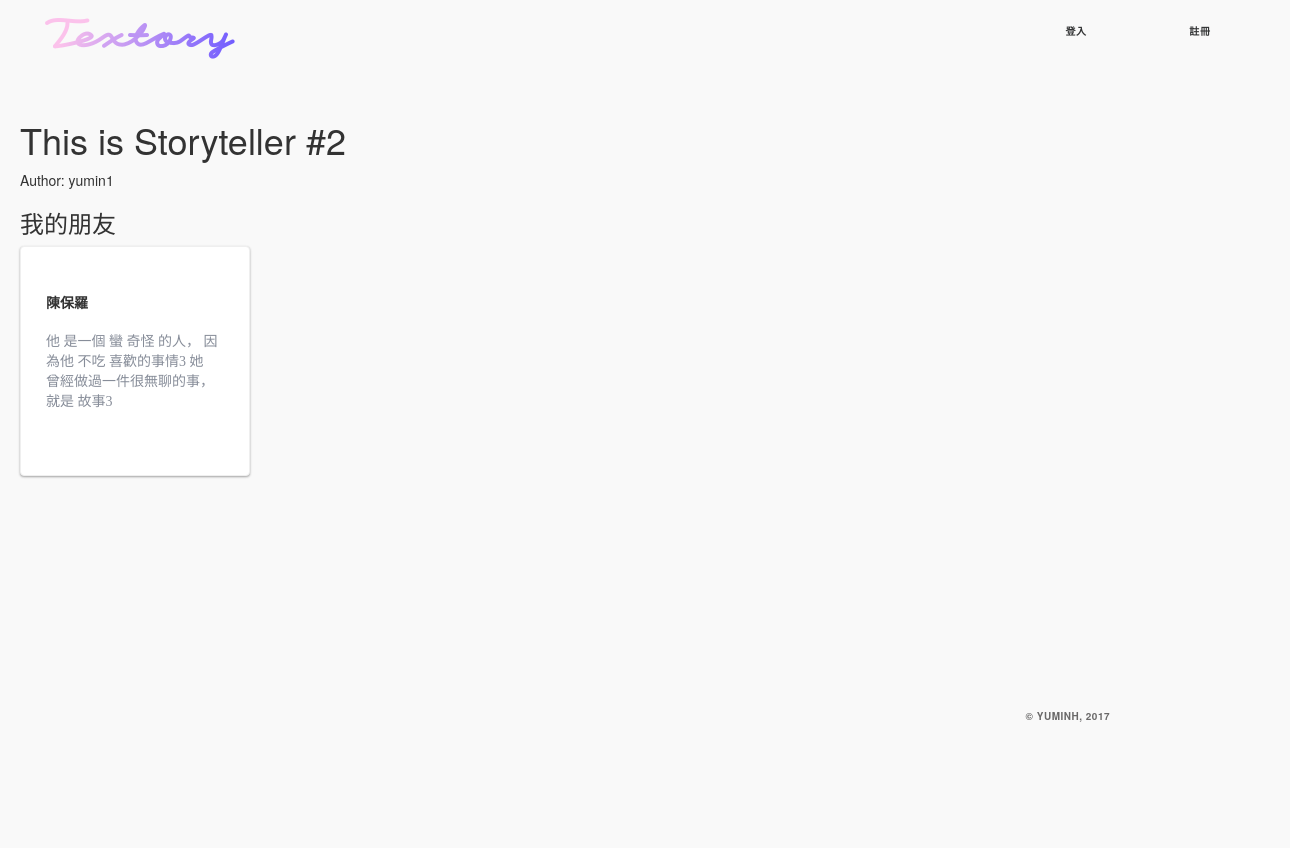
Screenshot of /storyauthor/2 with the database file from the repository.
### story/models.py (models this page shows, shortened)
class StoryAuthor(models.Model):
    user = models.ForeignKey(User, on_delete=models.SET_NULL, null=True)
    def __str__(self):
        return self.user.username

class Story(models.Model):
    author = models.ForeignKey(StoryAuthor, related_name='storys',null=True)
    sb_thing = models.CharField(max_length=30,null=True)
    sb_story = models.CharField(max_length=100,null=True)
    sb_name = models.CharField(max_length=30,null=True)
    SB_GENDER = (
        ('他','他'),
        ('她','她'),
    )
    sb_gender = models.CharField(max_length = 100,null=True,choices = SB_GENDER, )
    SB_ADV = (
        ('有點','有點'),
        ('非常','非常'),
        ('蠻','蠻'),
        ('超級','超級'),
        ('史上無敵','史上無敵'),
    )
    sb_adv = models.CharField(max_length = 100,null=True,choices = SB_ADV)
    SB_ADJ = (
        ('奇怪','奇怪'),
        ('白目','白目'),
        ('有病','有病'),
        ('自戀','自戀'),
        ('搞笑','搞笑'),
        ('孤僻','孤僻'),
        ('嚴肅','嚴肅'),
        ('無趣','無趣'),
        ('奇耙','奇耙'),
        ('可怕','可怕'),
        ('笨蛋','笨蛋'),
        ('健忘','健忘'),
        ('厲害','厲害'),
        ('正常','正常'),
        ('懶惰','懶惰'),
    )
    sb_adj = models.CharField(max_length = 100,null=True,choices = SB_ADJ)
    SB_ABOUT = (
        ('很喜歡','很喜歡'),
        ('不喜歡','不喜歡'),
        ('不吃','不吃'),
        ('討厭','討厭'),
        ('怕','怕'),
        ('常常','常常'),
        ('很會','很會'),
    )
    sb_about = models.CharField(max_length = 100,null=True,choices = SB_ABOUT)
    WHO = (
        ('我們','我們'),
        ('他','他'),
        ('她','她'),
    )
    who = models.CharField(max_length = 100,null=True,choices = WHO)
    STH_ADJ = (
        ('扯','扯'),
        ('蠢','蠢'),
        ('煩','煩'),
        ('誇張','誇張'),
        ('有趣','有趣'),
        ('好笑','好笑'),
        ('丟臉','丟臉'),
        ('瘋狂','瘋狂'),
        ('誇張','誇張'),
        ('無聊','無聊'),
        ('幼稚','幼稚'),
        ('難忘','難忘'),
        ('開心','開心'),
    )
    sth_adj = models.CharField(max_length = 100,null=True,choices = STH_ADJ)
    ITJCTS = (
        ('哎','哎'),
        ('哈哈','哈哈'),
        ('呵呵','呵呵'),
        ('顆顆','顆顆'),
    )
    itjcts = models.CharField(max_length = 100,null=True,choices = ITJCTS)
    MARK = (
        ('~','~'),
        ('!','!'),
        ('!!!','!!!'),
        ('XD','XD'),
        ('>///<','>///<'),
        ('^^','^^'),
        (':)',':)'),
        ('。','。'),
    )
    mark = models.CharField(max_length = 100,null=True,choices = MARK)
    created_date = models.DateTimeField(
            default=timezone.now)
    published_date = models.DateTimeField(
            blank=True, null=True)

### story/views.py (the view)
# urls.py: url(r'^storyauthor/(?P<pk>\d+)$', views.StoryListbyAuthorView.as_view(), name='storys_by_author'),
class StoryListbyAuthorView(generic.ListView):
    model = Story
    template_name = 'story/story_list_by_author.html'
    def get_queryset(self):
        id = self.kwargs['pk']
        target_author=get_object_or_404(StoryAuthor, pk = id)
        return Story.objects.filter(author=target_author)
    def get_context_data(self, **kwargs):
        context = super(StoryListbyAuthorView, self).get_context_data(**kwargs)
        context['author'] = get_object_or_404(StoryAuthor, pk = self.kwargs['pk'])
        return context

### story/templates/story/story_list_by_author.html (shortened to what this page needs)
{% extends 'story/base.html' %}
{% block body %}
  <div class="container">
    <h1>This is Storyteller #{{ author.id }}</h1>
    <p>Author: {{ author }}</p>
    {% if story_list %}
    <h3>我的朋友</h3>
    {% for story in story_list %}
    <a href="{% url 'story_detail' pk=story.pk %}" style="font-weight: 700;">
    <div class="about_page__tweet">
      <br>
      {{ story.sb_name }}
      <br><br>
      <p style="font-size:14px; font-family: Noto Sans TC; font-weight: 300; color:#878d99;">
      {{ story.sb_gender }} 是一個 {{ story.sb_adv }} {{ story.sb_adj }} 的人，
      因為{{ story.sb_gender }} {{ story.sb_about }} {{ story.sb_thing }}
      {{ story.who }} 曾經做過一件很{{ story.sth_adj }}的事，
      就是 {{ story.sb_story }}
      <br>
      </p>
    </div>
    </a>
    {% endfor %}
    {% else %}
      <p>This blogger hasn't posted anything yet.</p>
    {% endif %}
  </div>
{% endblock %}

### static/css/story.css (style rules this page uses)
a { text-decoration:none }
.container { margin-top: 100px; padding: 0 300px; }

### story/templates/story/story_list_by_author.html (style rules this page uses)
body { background: #F9F9F9; }
.container { width: 1280px; margin-bottom: 100px; }
.about_page__tweet { width: 230px; height: 230px; padding: 25px 30px 40px 25px; margin: 0 10px 10px 0; display: inline-block; vertical-align: top; overflow: hidden; cursor: pointer; background-color: #fff; border: 1px solid #efefef; border-radius: 4px; box-shadow: 0 1px 3px rgba(0,0,0,0.12), 0 1px 2px rgba(0,0,0,0.24); transition: all 0.3s cubic-bezier(.25,.8,.25,1); }
a { color: inherit; }

### rows the page displays
StoryAuthor: id "2", user.username "yumin1"
Story: sb_name "陳保羅", sb_gender "他", sb_adv "蠻", sb_adj "奇怪", sb_about "不吃", sb_thing "喜歡的事情3", who "她", sth_adj "無聊", sb_story "故事3"
